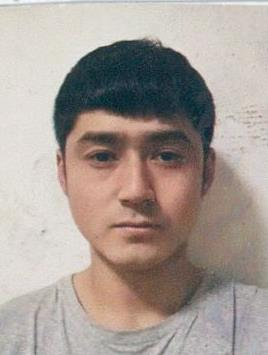
#> input picture Exercise/exercise_01/images/4.JPG, 268 x 355 px; the run also reads 1 picture not shown here
$ python Exercise07.py
#> lines starting #> are read from the running program, lines starting #| are printed output that depends on the picture; after the words box and inside, x2 and y2 are one past the last pixel; in counts of white or black regions, pixels touching at a corner belong together
import cv2
import  numpy as np

img=cv2.imread('./images/4.JPG')
#> img is the input picture: shape (355, 268, 3); mean B, G, R 150.3, 156.9, 167.8
img_back=cv2.imread('./images/3.JPG')
#日常缩放
rows,cols,channels = img_back.shape
#> rows = 400; cols = 579; channels = 3
img_back=cv2.resize(img_back,None,fx=0.7,fy=0.7)
#> img_back: shape (280, 405, 3); every value is 252
cv2.imshow('img_back',img_back)

# rows,cols,channels = img.shape
img=cv2.resize(img,None,fx=0.4,fy=0.4)
#> img: shape (142, 107, 3)
cv2.imshow('img',img)
rows,cols,channels = img.shape#rows，cols最后一定要是前景图片的，后面遍历图片需要用到
#> rows = 142; cols = 107

#转换hsv
hsv=cv2.cvtColor(img,cv2.COLOR_BGR2HSV)
#> hsv: shape (142, 107, 3); mean H, S, V 32.2, 44.1, 170.7
#获取mask
lower_blue=np.array([78,43,46])
upper_blue=np.array([110,255,255])
mask = cv2.inRange(hsv, lower_blue, upper_blue)
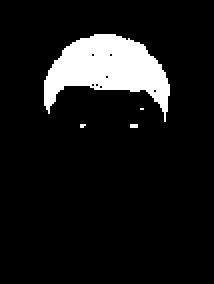
#> mask: shape (142, 107) (shown 2 times larger); 9.6% white; 4 white regions (3 under 20 px), largest, box (x1, y1, x2, y2) and area: (22, 17, 85, 61) 1441
cv2.imshow('Mask', mask)

#腐蚀膨胀
erode=cv2.erode(mask,None,iterations=1)
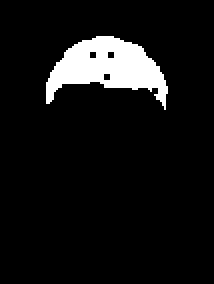
#> erode: shape (142, 107) (shown 2 times larger); 7.7% white; 1 white region, box (x1, y1, x2, y2) and area: (23, 18, 84, 55) 1163
cv2.imshow('erode',erode)
dilate=cv2.dilate(erode,None,iterations=1)
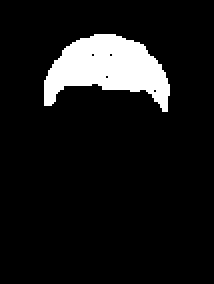
#> dilate: shape (142, 107) (shown 2 times larger); 9.3% white; 1 white region, box (x1, y1, x2, y2) and area: (22, 17, 85, 56) 1418
cv2.imshow('dilate',dilate)

#遍历替换
center=[50,50]#在新背景图片中的位置
for i in range(rows):
    for j in range(cols):
        if dilate[i,j]==0:#0代表黑色的点
            img_back[center[0]+i,center[1]+j]=img[i,j]#此处替换颜色，为BGR通道
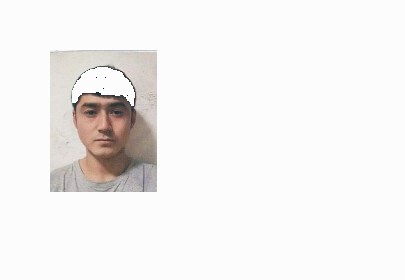
#> img_back: shape (280, 405, 3); mean B, G, R 240.8, 241.7, 243.5
cv2.imshow('res',img_back)

cv2.waitKey(0)
cv2.destroyAllWindows()
